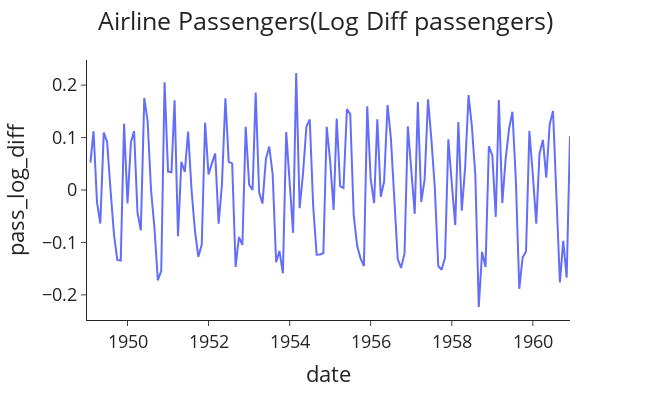

Notebook source saved alongside this figure:
### Code cell
plotting(title='Airline Passengers(Log Diff passengers)', 
         data=data, 
         x='month',
         y='pass_log_diff', 
         x_label='date', 
         y_label='pass_log_diff')

### Figure 1 — Plotly figure (JSON) as saved in the notebook; plotly's stock layout.template omitted (floating-point values rounded to 4 significant figures; data arrays with more than 128 entries replaced by an {"elided": "..."} marker saying what was removed)
{"data": [{"hovertemplate": "date=%{x}<br>pass_log_diff=%{y}<extra></extra>", "legendgroup": "", "line": {"color": "#636efa", "dash": "solid"}, "marker": {"symbol": "circle"}, "mode": "lines", "name": "", "orientation": "v", "showlegend": false, "type": "scatter", "x": {"elided": "144 str values"}, "xaxis": "x", "y": {"elided": "144 float values"}, "yaxis": "y"}], "layout": {"font": {"size": 18}, "height": 400, "legend": {"tracegroupgap": 0}, "margin": {"t": 60}, "title": {"text": "Airline Passengers(Log Diff passengers)", "x": 0.5}, "width": 650, "xaxis": {"anchor": "y", "domain": [0, 1], "title": {"text": "date"}}, "yaxis": {"anchor": "x", "domain": [0, 1], "title": {"text": "pass_log_diff"}}}}
